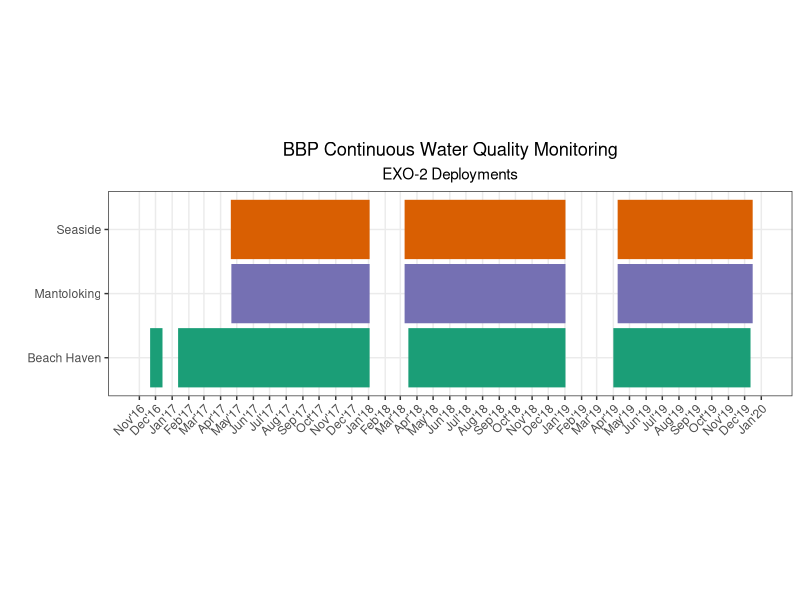
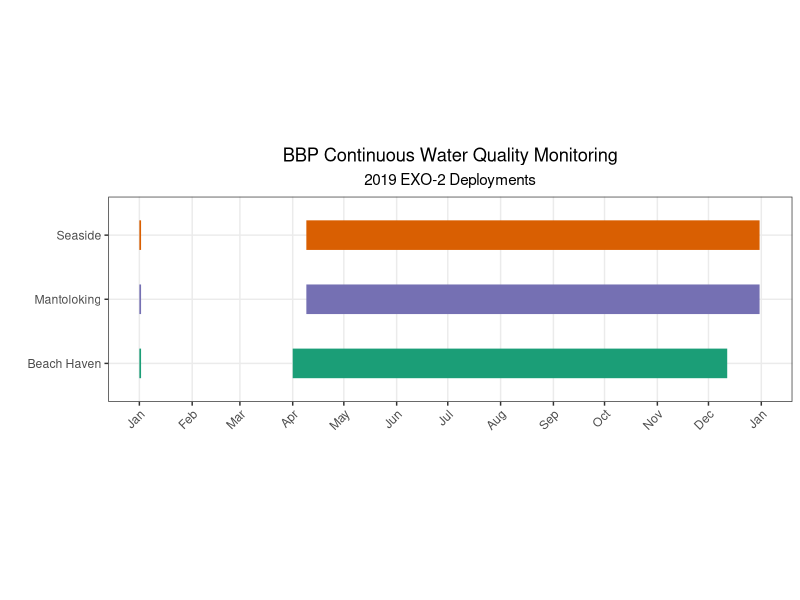
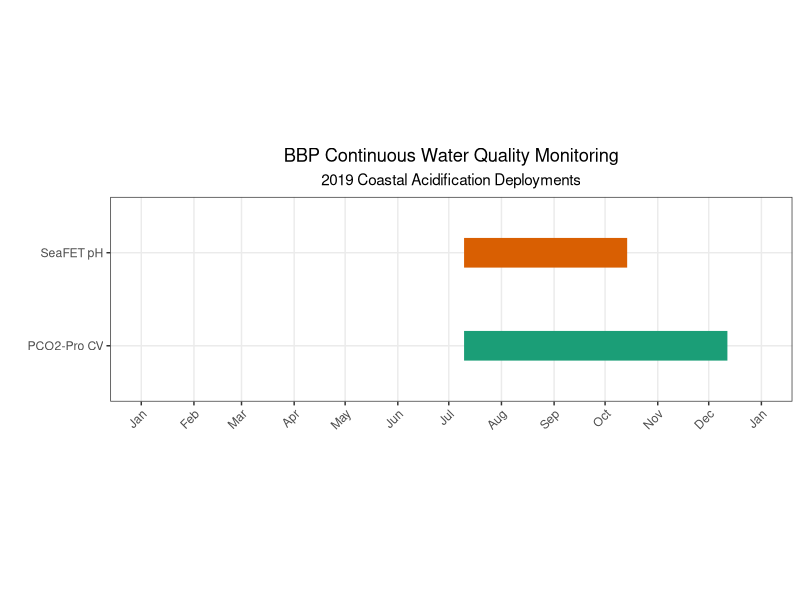

Reproduce these figures in R, in order.
###############################################################################################################
#####   Plot to show all years EXO deployment at all 3 stations   #####
#######################################################################

library(ggplot2)

Date_plot = data.frame(Station = c("Beach Haven","Beach Haven","Beach Haven","Beach Haven",
                                   "Seaside","Seaside","Seaside",
                                   "Mantoloking","Mantoloking","Mantoloking"),
                       StartDate = c("2016-11-21", "2017-01-12", "2018-03-16","2019-04-01",
                                     "2017-04-20","2018-03-09","2019-04-09",
                                     "2017-04-21","2018-03-09","2019-04-09"), 
                       EndDate = c("2016-12-14", "2018-01-03","2019-01-02", "2019-12-12",   
                                   "2018-01-03","2019-01-02", "2019-12-16",
                                   "2018-01-03", "2019-01-02", "2019-12-16"), 
                       Color = c("lightblue","lightblue","lightblue","lightblue",
                                 "lightgreen","lightgreen","lightgreen",
                                 "lightyellow","lightyellow","lightyellow"),
                       group   = c(rep("Beach Haven", 4), rep("Seaside", 3), rep("Mantoloking", 3)),
                       type    = c(rep("range", 10)))                      


#Change date from factor to Date#
Date_plot$StartDate<-as.Date(Date_plot$StartDate)
Date_plot$EndDate<-as.Date(Date_plot$EndDate)


g2 <- ggplot() +
  geom_segment(data=Date_plot, aes(x=StartDate, xend=EndDate, y=Station, yend=Station, color=Color), linetype=1, size=20) +
  scale_colour_brewer(palette = "Dark2")+
  xlab("")+
  ylab("")+
  ggtitle("BBP Continuous Water Quality Monitoring", subtitle = "EXO-2 Deployments")+
  
#x-axis label setup 
  scale_x_date(date_labels = "%b'%y", 
     limits = c(as.Date("2016-11-01"), as.Date("2020-01-01")),
   breaks = seq(as.Date("2016-11-01"), as.Date("2020-01-01"), "month"))+
  
    theme_bw() + theme(panel.grid.minor = element_blank()) + theme(aspect.ratio = .3)
g2 + theme(legend.position="none")+
  theme(plot.title=element_text(hjust=0.5),
        plot.subtitle = element_text(hjust=0.5),
        axis.text.x = element_text(angle = 45, vjust = 1, hjust=1)) ##angle x-axis labels


###################################################################################################################
#        For Karen/annual report - only 2019 all 3 stations
##################################################################

library(ggplot2)

Date_plot = data.frame(Station = c("Beach Haven","Beach Haven",
                                   "Seaside","Seaside",
                                   "Mantoloking","Mantoloking"),
                       StartDate = c("2019-01-01","2019-04-01",
                                     "2019-01-01","2019-04-09",
                                     "2019-01-01","2019-04-09"), 
                       EndDate = c("2019-01-02", "2019-12-12",   
                                   "2019-01-02", "2019-12-31",
                                   "2019-01-02", "2019-12-31"), 
                       Color = c("lightblue","lightblue",
                                 "lightgreen","lightgreen",
                                 "lightyellow","lightyellow"),
                       group   = c(rep("Beach Haven", 2), rep("Seaside", 2), rep("Mantoloking", 2)),
                       type    = c(rep("range", 6)))                      


#Change date from factor to Date#
Date_plot$StartDate<-as.Date(Date_plot$StartDate)
Date_plot$EndDate<-as.Date(Date_plot$EndDate)

g2 <- ggplot() +
  geom_segment(data=Date_plot, aes(x=StartDate, xend=EndDate, y=Station, yend=Station, color=Date_plot$Color), linetype=1, size=10) +
  scale_colour_brewer(palette = "Dark2")+
  xlab("")+
  ylab("")+
  ggtitle("BBP Continuous Water Quality Monitoring", subtitle = "2019 EXO-2 Deployments")+
  
#x-axis label setup 
scale_x_date(date_labels = "%b", 
             limits = c(as.Date("2019-01-01"), as.Date("2020-01-01")),
             breaks = seq(as.Date("2019-01-01"), as.Date("2020-01-01"), "month"))+
  
  theme_bw() + theme(panel.grid.minor = element_blank()) + theme(aspect.ratio = .3)
g2 + theme(legend.position="none")+
  theme(plot.title=element_text(hjust=0.5),
        plot.subtitle = element_text(hjust=0.5),
        axis.text.x = element_text(angle = 45, vjust = 1, hjust=1)) ##angle x-axis labels
    

#########################################################################################################################
#         Coastal Acidification sensor deployments
####################################################################

library(ggplot2)

Date_plot = data.frame(Sensor = c("PCO2-Pro CV","SeaFET pH"),
                       StartDate = c("2019-07-10","2019-07-10"), 
                       EndDate = c("2019-12-12", "2019-10-14"), 
                       Color = c("lightblue","lightgreen"))
                       
#Change date from factor to Date#
Date_plot$StartDate<-as.Date(Date_plot$StartDate)
Date_plot$EndDate<-as.Date(Date_plot$EndDate)

g2 <- ggplot() +
  geom_segment(data=Date_plot, aes(x=StartDate, xend=EndDate, y=Sensor, yend=Sensor, color=Date_plot$Color), linetype=1, size=10) +
  scale_colour_brewer(palette = "Dark2")+
  xlab("")+
  ylab("")+
  ggtitle("BBP Continuous Water Quality Monitoring", subtitle = "2019 Coastal Acidification Deployments")+
  
  #x-axis label setup 
  scale_x_date(date_labels = "%b", 
               limits = c(as.Date("2019-01-01"), as.Date("2020-01-01")),
               breaks = seq(as.Date("2019-01-01"), as.Date("2020-01-01"), "month"))+
  
  theme_bw() + theme(panel.grid.minor = element_blank()) + theme(aspect.ratio = .3)
g2 + theme(legend.position="none")+
  theme(plot.title=element_text(hjust=0.5),
        plot.subtitle = element_text(hjust=0.5),
        axis.text.x = element_text(angle = 45, vjust = 1, hjust=1)) ##angle x-axis labels


##############################################################################################################
#


